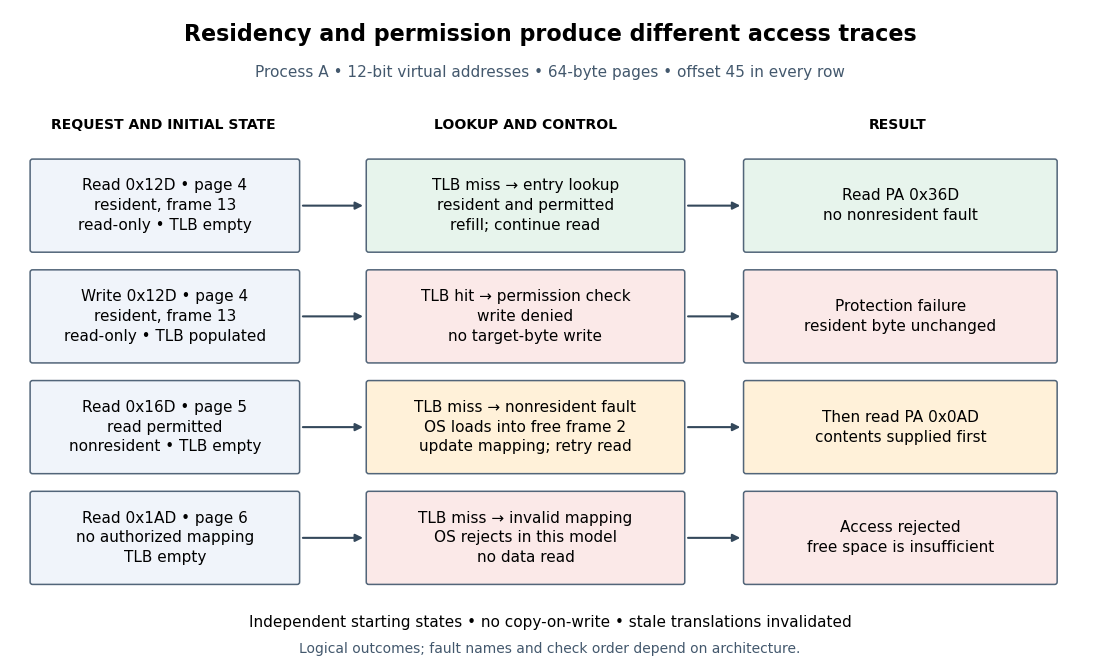

Write the Python code that produced this figure.
"""Four independent toy traces; Python 3.14, matplotlib 3.10.7.

Run from _media; output is this script's basename with a .png extension.
All starting states and outcomes are illustrative, not measured hardware data.
"""
from pathlib import Path
import matplotlib.pyplot as plt
from matplotlib.patches import FancyBboxPatch


def main():
    plt.rcParams.update({'font.family': 'DejaVu Sans', 'font.size': 11})
    fig, ax = plt.subplots(figsize=(11, 6.7), dpi=100, facecolor='white')
    ax.set(xlim=(0, 11), ylim=(0, 6.7)); ax.axis('off')
    ax.text(5.5, 6.35, 'Residency and permission produce different access traces',
            ha='center', fontsize=16, weight='bold')
    ax.text(5.5, 5.98, 'Process A • 12-bit virtual addresses • 64-byte pages • offset 45 in every row',
            ha='center', fontsize=11, color='#43586d')
    for x, label in [(1.55, 'REQUEST AND INITIAL STATE'), (5.25, 'LOOKUP AND CONTROL'), (9.05, 'RESULT')]:
        ax.text(x, 5.45, label, ha='center', fontsize=10, weight='bold')

    rows = [
        ('Read 0x12D • page 4\nresident, frame 13\nread-only • TLB empty',
         'TLB miss → entry lookup\nresident and permitted\nrefill; continue read',
         'Read PA 0x36D\nno nonresident fault', '#e7f4ec'),
        ('Write 0x12D • page 4\nresident, frame 13\nread-only • TLB populated',
         'TLB hit → permission check\nwrite denied\nno target-byte write',
         'Protection failure\nresident byte unchanged', '#fbe9e8'),
        ('Read 0x16D • page 5\nread permitted\nnonresident • TLB empty',
         'TLB miss → nonresident fault\nOS loads into free frame 2\nupdate mapping; retry read',
         'Then read PA 0x0AD\ncontents supplied first', '#fff1d9'),
        ('Read 0x1AD • page 6\nno authorized mapping\nTLB empty',
         'TLB miss → invalid mapping\nOS rejects in this model\nno data read',
         'Access rejected\nfree space is insufficient', '#fbe9e8'),
    ]
    for i, (start, path, result, color) in enumerate(rows):
        y = 4.22 - i * 1.13
        for x, w, text, fill in [(.22, 2.7, start, '#f0f4fa'), (3.65, 3.2, path, color), (7.5, 3.15, result, color)]:
            ax.add_patch(FancyBboxPatch((x, y), w, .9, boxstyle='round,pad=0.025',
                                       facecolor=fill, edgecolor='#526579', linewidth=1.1))
            ax.text(x+w/2, y+.45, text, ha='center', va='center', linespacing=1.4)
        for a, b in [(2.95, 3.62), (6.88, 7.47)]:
            ax.annotate('', xy=(b, y+.45), xytext=(a, y+.45),
                        arrowprops={'arrowstyle': '-|>', 'color': '#34485b', 'lw': 1.5})
    ax.text(5.5, .37, 'Independent starting states • no copy-on-write • stale translations invalidated',
            ha='center', fontsize=11)
    ax.text(5.5, .10, 'Logical outcomes; fault names and check order depend on architecture.',
            ha='center', fontsize=10, color='#43586d')
    fig.subplots_adjust(left=.01, right=.99, bottom=.01, top=.99)
    fig.savefig(Path(__file__).stem + '.png', facecolor='white', transparent=False)
    plt.close(fig)


if __name__ == '__main__':
    main()
